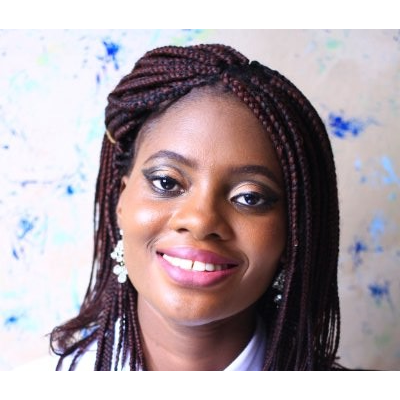
#> input picture funbi.png, 400 x 400 px
$ python TestDataCollector_FisherFace.py   (Python 2 division)
#> lines starting #> are read from the running program, lines starting #| are printed output that depends on the picture
### NameFind.py
#     ----------- FUNCTION TO READ THE FILE AND ADD THE NAMES AND IDs IN TO TUPLES

import cv2
import math
import  time

now_time = time.clock()

#face_cascade = cv2.CascadeClassifier('Haar/haarcascade_frontalcatface.xml')
face = cv2.CascadeClassifier('Haar/haarcascade_frontalface_default.xml')
glass_cas = cv2.CascadeClassifier('Haar/haarcascade_eye_tree_eyeglasses.xml')

WHITE = [255, 255, 255]

def FileRead():
    Info = open("Names.txt", "r")                       # Open th text file in readmode
#> (reads Names.txt from the repository)
    NAME = []                                           # The tuple to store Names
    while (True):                                       # Read all the lines in the file and store them in two tuples
        Line = Info.readline()
        if Line == '':
            break
        NAME.append (Line.split(",")[1].rstrip())

    return NAME                                     # Return the two tuples

Names = FileRead()                                 # Run the above Function to get the ID and Names Tuple

#     ------------------- FUNCTION TO FIND THE NAME  -----------------------------------------------------------


# [102 lines left out: functions ID2Name, AddName, DispID, draw_box, DispID2, DispID3, not called in this run]


def DrawBox(Image, x, y, w, h):
    cv2.rectangle(Image, (x, y), (x + w, y + h), (255, 255, 255), 1)     # Draw a rectangle arround the face

# ----------------------------- THIS FUNCTION TAKES IN SPEC CASCADE, FACE CASCADE AND AN IMAGE
# ------------------------- IT RETURNS A CROPPED FACE AND IF POSSIBLE STRAIGHTENS THE TILT OF THE HEAD


# [25 lines left out: function DetectEyes, not called in this run]


def tell_time_passed():
    print ('TIME PASSED ' + str(round(((time.clock() - now_time)/60), 2)) + ' MINS')

### TestDataCollector_FisherFace.py
import os                                               # importing the OS for path
import cv2                                              # importing the OpenCV library
import numpy as np                                      # importing Numpy library
from PIL import Image                                   # importing Image library
import matplotlib.pyplot as plt

import NameFind

#face_cascade = cv2.CascadeClassifier('Haar/haarcascade_frontalcatface.xml')
face_cascade = cv2.CascadeClassifier('Haar/haarcascade_frontalface_default.xml')
path = 'dataSet'                                        # path to the photos
img = cv2.imread('funbi.png')
#> img is the input picture: shape (400, 400, 3); mean B, G, R 164.8, 160.1, 173.4

def getImageWithID (path):
#> called with path = 'dataSet'
    imagePaths = [os.path.join(path, f) for f in os.listdir(path)]
    FaceList = []
    IDs = []

    for imagePath in imagePaths:
        faceImage = Image.open(imagePath).convert('L')  # Open image and convert to gray
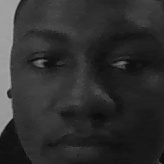
#> input picture dataSet/User.1.14.jpg, 164 x 164 px
#> faceImage is the input picture: PIL image 164x164 L; min 6, max 172, mean 47.1
        print(str((faceImage.size)))
#| (164, 164)

        faceImage = faceImage.resize((110,110))         # resize the image so the EIGEN recogniser can be trained
#> faceImage: PIL image 110x110 L

        faceNP = np.array(faceImage, 'uint8')           # convert the image to Numpy array
        print(str((faceNP.shape)))
#| (110, 110)


        ID = int(os.path.split(imagePath)[-1].split('.')[1])    # Retreave the ID of the array
        FaceList.append(faceNP)                         # Append the Numpy Array to the list
        IDs.append(ID)                                  # Append the ID to the IDs list

    return np.array(IDs), FaceList                      # The IDs are converted in to a Numpy array

face_number = 1
IDs, FaceList = getImageWithID(path)
gray = cv2.cvtColor(img, cv2.COLOR_BGR2GRAY)             # Convert the Camera to gray
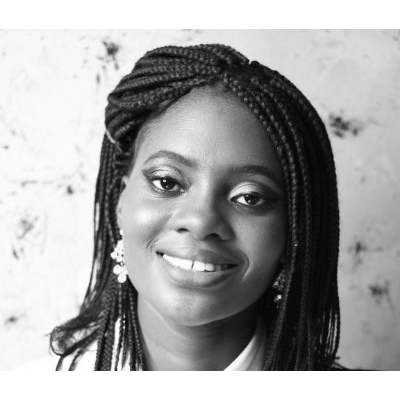
#> gray: shape (400, 400); min 0, max 255, mean 164.6
faces = face_cascade.detectMultiScale(gray, 1.3, 4)      # Detect the faces and store the positions
#> faces = [[98, 101, 212, 212]]
Info = open('SaveData/FISHER_TRAINER.txt', "w+")
for (x, y, w, h) in faces:
    Face = cv2.resize((gray[y: y+h, x: x+w]), (110, 110))
    Lev = 1
    fish_ID = []
    fish_conf = []
    for _ in range(150):
        recog = cv2.face.FisherFaceRecognizer_create(Lev)  # creating EIGEN FACE RECOGNISER
        print('TRAINING FOR ' + str(Lev) + ' ......')
#> (the run stopped early here; a loop or call above may not have finished)
